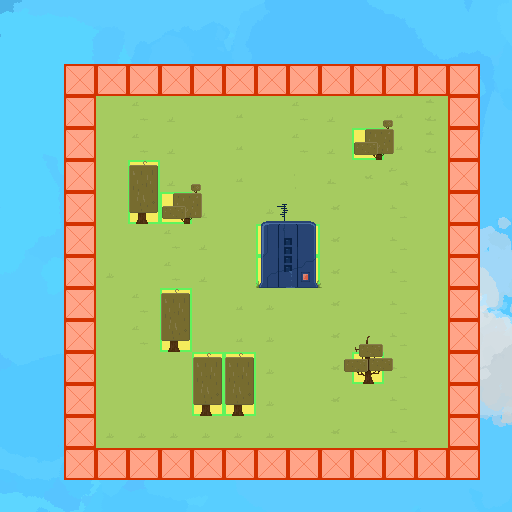

A level layout from a 2D game, rendered from its tile map. Below: a short description, then the map file with tile-grid data replaced by summaries:
An orthogonal 16x16 tile map with 32x32 px tiles, 3 tile layers (ground, function, props), 3 tilesets, 1 image layer and 13 objects (4x TestNPC).

<map version="1.0" orientation="orthogonal" width="16" height="16" tilewidth="32" tileheight="32">
 <tileset firstgid="1" name="tilesheet" tilewidth="32" tileheight="32">
  <image source="tilesheet.png" width="512" height="512" />
 </tileset>
 <tileset firstgid="257" name="tile_function" tilewidth="32" tileheight="32">
  <image source="tile_function.png" width="512" height="512" />
  <tile id="0">
   <properties>
    <property name="body" value="static" />
    <property name="type" value="physic" />
   </properties>
  </tile>
 </tileset>
 <tileset firstgid="513" name="props" tilewidth="96" tileheight="96">
  <image source="props.png" width="512" height="512" />
 </tileset>
 <imagelayer name="bg" width="16" height="16">
  <image source="bg.png" />
  <properties>
   <property name="offsetX" value="-0.4" />
   <property name="offsetY" value="-0.4" />
   <property name="parallax" value="true" />
  </properties>
 </imagelayer>
 <layer name="ground" width="16" height="16">
  <data>[256 cells, 132 non-empty, 26 distinct tile ids]</data>
 </layer>
 <layer name="function" width="16" height="16">
  <properties>
   <property name="display" value="false" />
   <property name="functional" value="true" />
  </properties>
  <data>[256 cells, 63 non-empty, 2 distinct tile ids]</data>
 </layer>
 <layer name="props" width="16" height="16">
  <properties>
   <property name="perspective" value="true" />
  </properties>
  <data>[256 cells, 8 non-empty, 4 distinct tile ids]</data>
 </layer>
 <objectgroup name="actions" width="16" height="16">
  <properties>
   <property name="display" value="false" />
  </properties>
  <object x="136" y="254" width="15" height="13">
   <properties>
    <property name="type" value="playerspawn" />
   </properties>
  </object>
  <object x="262" y="225" width="53" height="61">
   <properties>
    <property name="type" value="obj" />
   </properties>
  </object>
  <object name="TestNPC" x="224" y="146" width="31" height="28">
   <properties>
    <property name="type" value="npc" />
   </properties>
  </object>
  <object x="165" y="341" width="17" height="11">
   <properties>
    <property name="type" value="obj" />
   </properties>
  </object>
  <object x="230" y="405" width="15" height="11">
   <properties>
    <property name="type" value="obj" />
   </properties>
  </object>
  <object x="197" y="403" width="17" height="12">
   <properties>
    <property name="type" value="obj" />
   </properties>
  </object>
  <object x="358" y="369" width="18" height="12">
   <properties>
    <property name="type" value="obj" />
   </properties>
  </object>
  <object x="373" y="148" width="12" height="12">
   <properties>
    <property name="type" value="obj" />
   </properties>
  </object>
  <object name="TestNPC" x="412" y="410" width="16" height="17">
   <properties>
    <property name="type" value="slime" />
   </properties>
  </object>
  <object x="179" y="210" width="12" height="12">
   <properties>
    <property name="type" value="obj" />
   </properties>
  </object>
  <object x="133" y="212" width="17" height="11">
   <properties>
    <property name="type" value="obj" />
   </properties>
  </object>
  <object name="TestNPC" x="360" y="223" width="16" height="17">
   <properties>
    <property name="type" value="slime" />
   </properties>
  </object>
  <object name="TestNPC" x="286" y="353" width="16" height="17">
   <properties>
    <property name="type" value="slime" />
   </properties>
  </object>
 </objectgroup>
</map>
